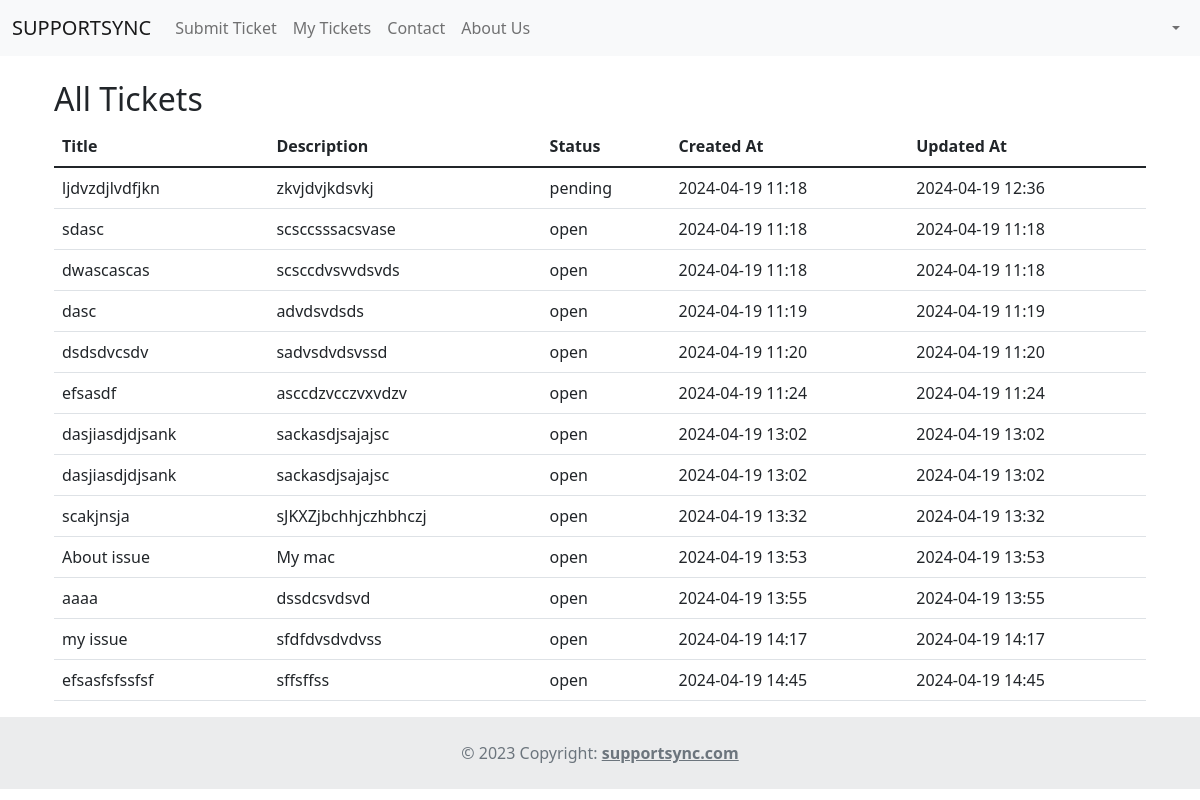
/tickets/, run on an earlier commit of the app's database.
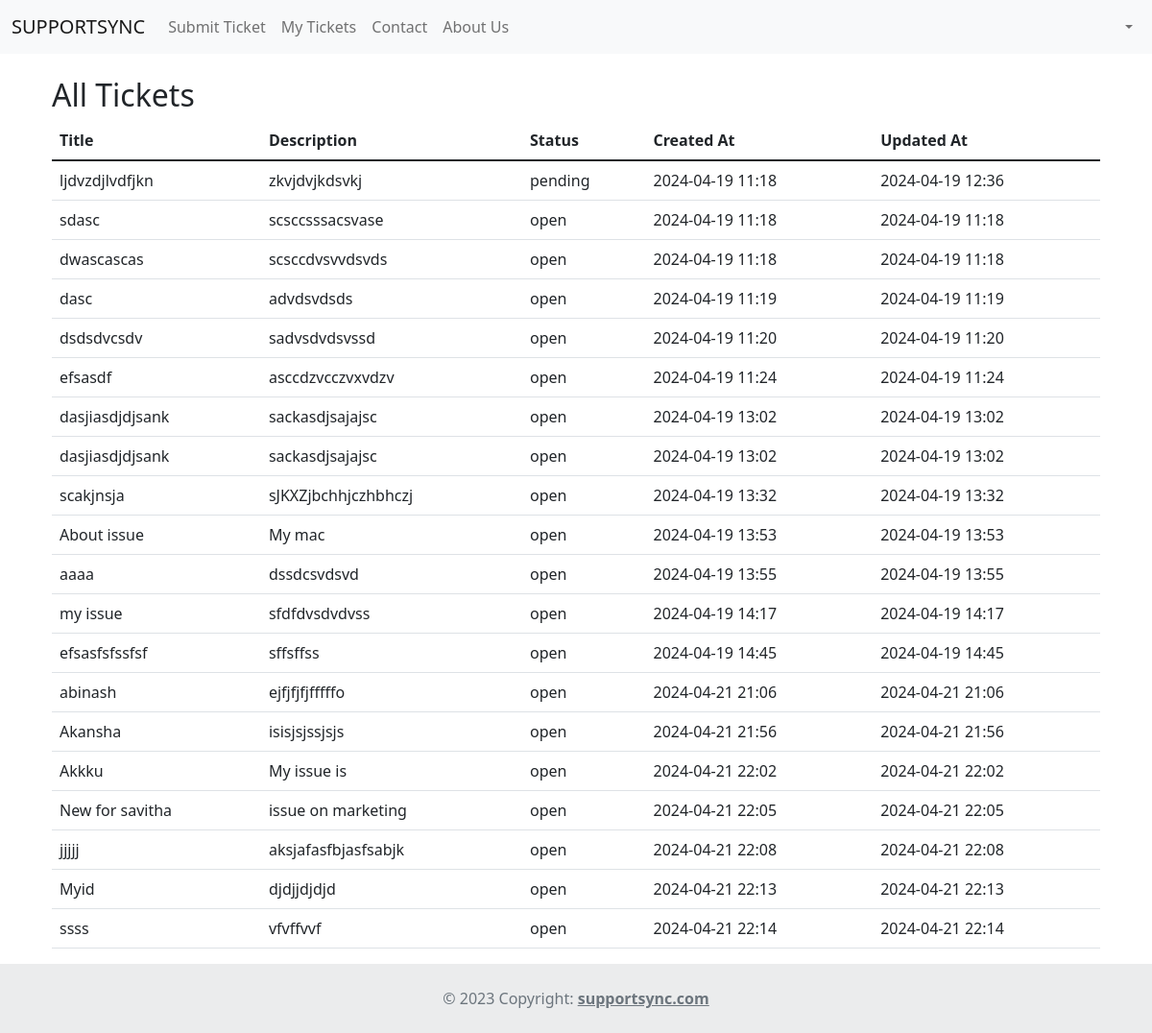
And on a later commit of the database.
### tickets/models.py (models this page shows)
class maintickets(models.Model):
    user = models.ForeignKey(settings.AUTH_USER_MODEL, on_delete=models.CASCADE, related_name='tickets')
    title = models.CharField(max_length=100)
    description = models.TextField()
    status = models.CharField(max_length=10, choices=[('open', 'Open'), ('closed', 'Closed'), ('pending', 'Pending')], default='open')
    file_content = models.BinaryField(null=True, blank=True, editable=True)  # Ensure this is editable
    created_at = models.DateTimeField(auto_now_add=True)
    updated_at = models.DateTimeField(auto_now=True)#he MIME type
    assigned_team = models.ForeignKey(Group, on_delete=models.SET_NULL, null=True, blank=True, related_name='assigned_tickets')
    assigned_member = models.ForeignKey(settings.AUTH_USER_MODEL, on_delete=models.SET_NULL, null=True, blank=True, related_name='assigned_tickets')
    def __str__(self):
        return self.title

### tickets/views.py (the view)
# urls.py: path('tickets/', views.ticket_list, name='ticket_list'),
def ticket_list(request):
    tickets = maintickets.objects.all()
    print(tickets)
    return render(request, 'ticket_list.html', {'tickets': tickets})

### tickets/templates/ticket_list.html
{% extends 'base.html' %}
{% block content %}
<div class="container">
    <h2>All Tickets</h2>
    <table class="table">
        <thead>
            <tr>
                <th>Title</th>
                <th>Description</th>
                <th>Status</th>
                <th>Created At</th>
                <th>Updated At</th>
            </tr>
        </thead>
        <tbody>
            {% for ticket in tickets %}
            <tr>
                <td>{{ ticket.title }}</td>
                <td>{{ ticket.description }}</td>
                <td>{{ ticket.status }}</td>
                <td>{{ ticket.created_at|date:"Y-m-d H:i" }}</td>
                <td>{{ ticket.updated_at|date:"Y-m-d H:i" }}</td>
            </tr>
            {% empty %}
            <tr>
                <td colspan="5">No tickets found.</td>
            </tr>
            {% endfor %}
        </tbody>
    </table>
</div>
{% endblock %}

### tickets/templates/base.html (shortened to what this page needs)
<!DOCTYPE html>
<html lang="en">
<head>
    <link href="https://cdn.jsdelivr.net/npm/bootstrap@5.1.3/dist/css/bootstrap.min.css" rel="stylesheet">
</head>
<body>
    <nav class="navbar navbar-expand-lg navbar-light bg-light">
        <div class="container-fluid">
            <a class="navbar-brand" href="{% url 'tickets:ticket_list' %}">SUPPORTSYNC</a>
            <div class="collapse navbar-collapse" id="navbarNav">
                <ul class="navbar-nav">
                    <li class="nav-item">
                        <a class="nav-link" href="{% url 'tickets:ticket_create' %}">Submit Ticket</a>
                    </li>
                    <li class="nav-item">
                        <a class="nav-link" href="{% url 'tickets:my_tickets' %}">My Tickets</a>
                    </li>
                    <li class="nav-item">
                        <a class="nav-link" href="{% url 'tickets:contact' %}">Contact</a>
                    </li>
                    <li class="nav-item">
                        <a class="nav-link" href="">About Us</a>
                    </li>
                </ul>
                <ul class="navbar-nav ms-auto">
                    <li class="nav-item dropdown">
                        <a class="nav-link dropdown-toggle" href="#" id="navbarDropdown" role="button" data-bs-toggle="dropdown" aria-expanded="false">
                        </a>
                    </li>
                </ul>
            </div>
        </div>
    </nav>
    <div class="container mt-4">
        {% block content %}{% endblock %}
    </div>
<footer class="text-center text-lg-start bg-light text-muted">
    <div class="text-center p-4" style="background-color: rgba(0, 0, 0, 0.05);">
      © 2023 Copyright:
      <a class="text-reset fw-bold" href="https://mdbootstrap.com/">supportsync.com</a>
    </div>
  </footer>
</body>
</html>

### tickets/templates/base.html (style rules this page uses)
body, html { height: 100%; margin: 0; }
footer { margin-top: auto; }

What changed in the data, as far as the page shows it:
added maintickets: title "abinash", description "ejfjfjfjfffffo", status "open", created_at "2024-04-21 21:06", updated_at "2024-04-21 21:06"
added maintickets: title "Akansha", description "isisjsjssjsjs", status "open", created_at "2024-04-21 21:56", updated_at "2024-04-21 21:56"
added maintickets: title "Akkku", description "My issue is", status "open", created_at "2024-04-21 22:02", updated_at "2024-04-21 22:02"
added maintickets: title "New for savitha", description "issue on marketing", status "open", created_at "2024-04-21 22:05", updated_at "2024-04-21 22:05"
added maintickets: title "jjjjj", description "aksjafasfbjasfsabjk", status "open", created_at "2024-04-21 22:08", updated_at "2024-04-21 22:08"
added maintickets: title "Myid", description "djdjjdjdjd", status "open", created_at "2024-04-21 22:13", updated_at "2024-04-21 22:13"
added maintickets: title "ssss", description "vfvffvvf", status "open", created_at "2024-04-21 22:14", updated_at "2024-04-21 22:14"
